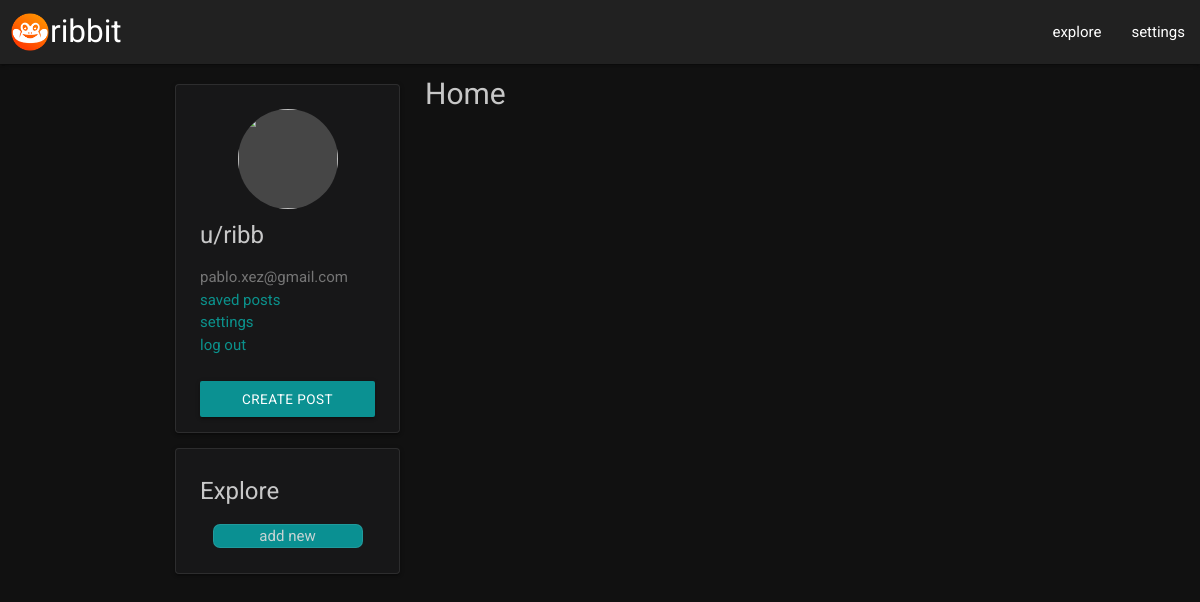
Page / (signed in) on the earlier database version.
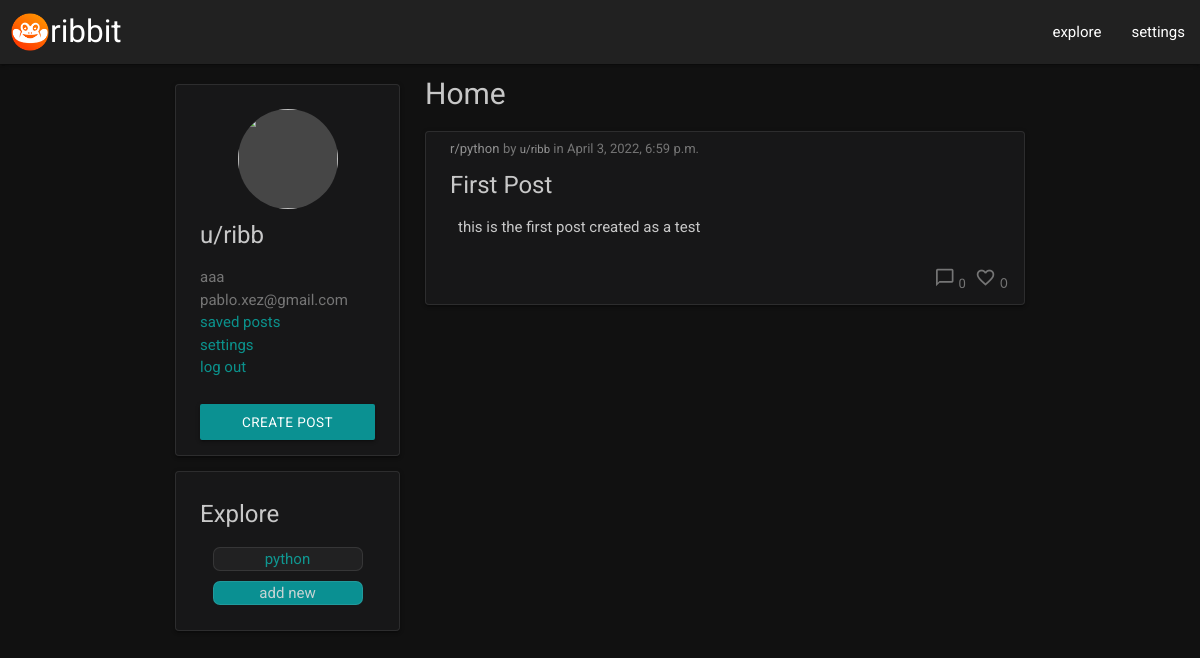
Same page on the later database version.
### wall/models.py (models this page shows, shortened)
class Profile(models.Model):
    user = models.OneToOneField(User, null=False, on_delete=models.CASCADE)
    name = models.CharField(max_length=12, unique=False)
    dark_mode = models.BooleanField()
    profile_picture = CloudinaryField(
        'profile_pic',
        default='static/images/ribbit-logo.png'
    )
    favorite_categories = models.ManyToManyField(
        Category, related_name='favorite_categories',
        blank=True
    )
    saved_posts = models.ManyToManyField(
        Post,
        related_name='favorite_categories',
        blank=True
    )

class Category(models.Model):
    name = models.CharField(max_length=12, unique=True)
    class Meta:
        verbose_name_plural = "categories"
    def __str__(self):
        return str(self.name)

class Post(models.Model):
    title = models.CharField(max_length=100, unique=True)
    slug = models.SlugField(max_length=100, unique=True)
    content = models.TextField()
    featured_image = CloudinaryField('image', default='placeholder')
    excerpt = models.TextField(blank=True)
    category = models.ForeignKey(Category, on_delete=models.CASCADE)
    author = models.ForeignKey(
        User, on_delete=models.CASCADE, related_name="posts")
    date_created = models.DateTimeField(auto_now_add=True)
    date_modified = models.DateTimeField(auto_now=True)
    likes = models.ManyToManyField(User, related_name='post_likes', blank=True)
    class Meta:
        ordering = ['-date_created']

### wall/views.py (the view)
# urls.py: 2. Add a URL to urlpatterns:  path('', Home.as_view(), name='home')
class Home(generic.ListView):
    model = Post
    template_name = 'wall/index.html'
    paginate_by = 25
    def get_context_data(self, **kwargs):
        context = super(Home, self).get_context_data(**kwargs)
        context['posts'] = Post.objects.all()
        context['categories'] = Category.objects.all()
        return context

### templates/wall/index.html
{% extends "wall/base.html" %}
{% block content %}
    <div class="flex-container">
        <div class="side-content">
            {% include "wall/modules/user_module.html" %}
            {% include "wall/modules/explore_module.html" %}
        </div>
        <div class="feed-content">
            <h2 id="page-title">Home</h2>
            {% for post in posts %}
                {% include "wall/modules/post_module.html" with post=post%}
            {% endfor %}
        </div>
    </div>
{% endblock %}

### templates/wall/modules/user_module.html
<div id="account-widget" class="card">
    <div class="card-content padding-bottom-small">
        {% if user.is_authenticated %}
        <div id="profile-pic-container">
            <img id="profile-pic" src="{{ request.user.profile.profile_picture.url }}">
        </div>
        <span id="username" class="card-title">u/{{user.username}}</span>
        <ul id="account-widget-list" class="secondary-text">
            <li>{{user.profile.name}}</li>
            <li>{{user.email}}</li>
            <li><a href="{% url 'coming_soon' 'Saved posts' %}">saved posts</a></li>
            <li><a href="{% url 'edit_profile' %}">settings</a></li>
            <li><a href="{% url 'account_logout' %}">log out</a></li>
        </ul>
        <a class="btn btn-accent centered" href="{% url 'new_post' %}">create post</a>
        {% else %}
        <span class="card-title">not logged in</span>
        <ul id="account-widget">
            <li><a href="{% url 'account_login' %}">log in</a></li>
            <li><a href="{% url 'account_signup' %}">register</a></li>
        </ul>
        {% endif %}
    </div>
</div>

### templates/wall/modules/explore_module.html
<div class="card">
    <div class="card-content white-text padding-bottom-small">
        <span class="module-title">Explore</span>
        <ul id="categories-list">
            {% for category in categories %}
            <li><a href="{% url 'category_view' category.name %}">{{ category.name }}</a></li>
            {% endfor %}
            <li class="accent-bg"><a id="btn-create-category" href="{% url 'new_category' %}">add new</a></li>
        </ul>
    </div>
</div>

### templates/wall/modules/post_module.html
<div class="card">
    <div class="card-content white-text padding-vertical-small">
        <div class="category-label">
            <a href="{% url 'category_view' post.category %}" class="floaty-anchor"  alt="go to category page">r/{{ post.category }}</a>
            <a href="{% url 'post_view' post.slug %}" class="full-anchor" alt="view full post"></a>
            <span class="secondary-text small">by
                <a href="{% url 'coming_soon' 'User Profiles' %}" class="floaty-anchor" alt="go to coming soon page">u/{{ post.author }}</a> in
                {{ post.date_created }}</span>
        </div>
        <span class="card-title">{{ post.title }}</span>
        <div class="mask-content">
            <a href="{% url 'post_view' post.slug %}" class="full-anchor" alt="view full page"></a>
            <p>{{ post.content }}</p>
        </div>
        {% if user.is_authenticated %}
        <div class="comments-likes">
            <a href="{% url 'post_view' post.slug %}" class="floaty-anchor">
                <i class="small material-icons">chat_bubble_outline</i>
            </a>
            <span class="secondary-text">{{ post.comments.count }}</span>
            {% include "wall/modules/like_button.html" %}
        </div>
        {% endif %}
    </div>
</div>

### templates/wall/modules/like_button.html (shortened to what this page needs)
<form style="display:inline;" action="{% url 'post_like' post.slug %}" method="POST">
    <button type="submit" class="btn-trans floaty-anchor">
        <i class="small material-icons">
        </i>
        <span class="secondary-text">{{ post.likes.count }}</span>
    </button>
</form>

Differences in the rows shown:
added Category: name "python"
added Post: category "python", author "ribb", date_created "April 3, 2022, 6:59 p.m.", title "First Post", content "this is the first post created as a test", comments.count "0", likes.count "0"
Other differences:
{{ user.profile.name }}: (not shown) → "aaa"
